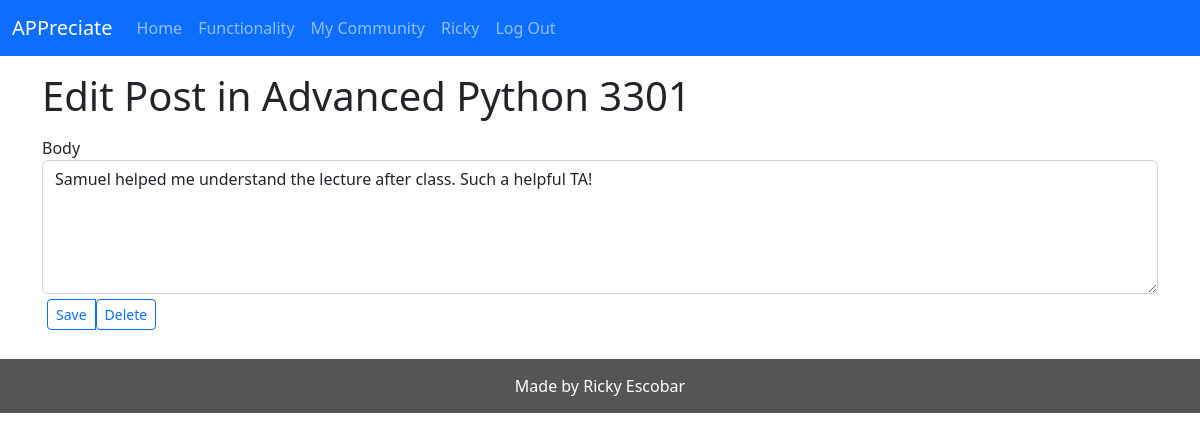
The app's page /4/update (signed in) with its own data.
### tables this page shows
CREATE TABLE user (
  id INTEGER PRIMARY KEY AUTOINCREMENT,
  username TEXT UNIQUE NOT NULL,
  password TEXT NOT NULL
);

CREATE TABLE post (
  id INTEGER PRIMARY KEY AUTOINCREMENT,
  author_id INTEGER NOT NULL,
  created TIMESTAMP NOT NULL DEFAULT CURRENT_TIMESTAMP,
  body TEXT NOT NULL,
  community_name TEXT NOT NULL,
  FOREIGN KEY (author_id) REFERENCES user (id),
  FOREIGN KEY (community_name) REFERENCES community (name)
);

### website/views.py (the view, shortened to what this page needs)
@views.route('/<int:id>/update', methods=('GET','POST'))
@login_required
def update(id):
    post = get_post(id)
    return render_template('views/update.html', post=post)

### website/auth.py (called while the page is built)
@auth.before_app_request
def load_logged_in_user():
    user_id = session.get('user_id')
    if user_id is None:
        g.user = None
    else:
        g.user = get_db().execute(
            'SELECT * FROM user WHERE id = ?', (user_id,)
        ).fetchone()

def login_required(view):
    @functools.wraps(view)
    def wrapped_view(**kwargs):
        if g.user is None:
            return redirect(url_for('auth.login'))
        return view(**kwargs)
    return wrapped_view

### website/db.py (called while the page is built)
def get_db():
    if 'db' not in g:
        g.db = sqlite3.connect(
            current_app.config['DATABASE'],
            detect_types=sqlite3.PARSE_DECLTYPES
        )
        g.db.row_factory = sqlite3.Row
    return g.db

### website/views.py (called while the page is built)
@views.after_request
def after_request(response):
    response.headers["Cache-Control"] = "no-cache, no-store, must-revalidate"
    response.headers["Expires"] = 0
    response.headers["Pragma"] = "no-cache"
    return response

def get_post(id, check_author=True):
    post = get_db().execute(
        'SELECT p.id, body, created, author_id, community_name, username'
        ' FROM post p JOIN user u ON p.author_id = u.id'
        ' WHERE p.id = ?',
        (id,)
    ).fetchone()
    if post is None:
        abort(404, f"Post id {id} doesn't exist.")
    if check_author and post['author_id'] != g.user['id']:
        abort(403)
    return post

### website/templates/views/update.html
{% extends 'layout.html' %}
{% block header %}
  <h1>{% block title %}Edit Post in {{ post['community_name'] }} {% endblock %}</h1>
{% endblock %}
{% block main %}
<form id="update_post" method="post">
  <label for="body">Body</label>
  <textarea class="form-control" rows="5" name="body" id="body">{{ request.form['body'] or post['body'] }}</textarea>
</form>
<div class="btn-group" style="padding: 5px;">
  <input form="update_post" class="btn btn-outline-primary btn-sm" type="submit" value="Save"/>
  <form action="{{ url_for('views.delete', id=post['id']) }}" method="post">
    <input class="btn btn-outline-primary btn-sm" type="submit" value="Delete" onclick="return confirm('Are you sure?');"/>
  </form>
</div>
{% endblock %}

### website/templates/layout.html (shortened to what this page needs)
<!DOCTYPE html>
<html lang="en">
    <head>
        <link href="https://cdn.jsdelivr.net/npm/bootstrap@5.2.2/dist/css/bootstrap.min.css" rel="stylesheet">
        <link rel="stylesheet" href="{{ url_for('static', filename='styles.css') }}">
    </head>
        <body>
            <nav class="navbar navbar-expand-lg navbar-dark bg-primary">
                <div class="container-fluid">
                <a class="navbar-brand text-white" href="/">APPreciate</a>
                <div class="collapse navbar-collapse" id="navbarSupportedContent">
                    <ul class="navbar-nav me-auto mb-2 mb-lg-0">
                    <li class="nav-item">
                        <a class="nav-link" aria-current="page" href="/">Home</a>
                    </li>
                    <li class="nav-item">
                        <a class="nav-link" href="{{ url_for('views.functionality') }}">Functionality</a>
                    </li>
                    <li class="nav-item">
                        <a class="nav-link" href="{{ url_for('community.my_community') }}">My Community</a>
                    </li>
                    {% if g.user %}
                    <li class="nav-item">
                        <a class="nav-link">{{ g.user['username'] }}</a>
                    </li>
                    <li class="nav-item">
                        <a class="nav-link" href="{{ url_for('auth.logout') }}">Log Out</a>
                    </li>
                    {% endif %}
                    </ul>
                </div>
                </div>
            </nav>
        <header class="container">
            {% block header %}{% endblock %}
        </header>
        <main>
            <div class="container">
            {% block main %}{% endblock %}
            </div>
        </main>
        <br />
        <footer class="container-fluid text-center">
            Made by Ricky Escobar
        </footer>
    </body>
</html>

### website/static/styles.css (style rules this page uses)
footer { background-color: #555; color: white; padding: 15px; }

### records on screen
user: user.username "Ricky"
post: community_name "Advanced Python 3301", body "Samuel helped me understand the lecture after class. Such a helpful TA!"
